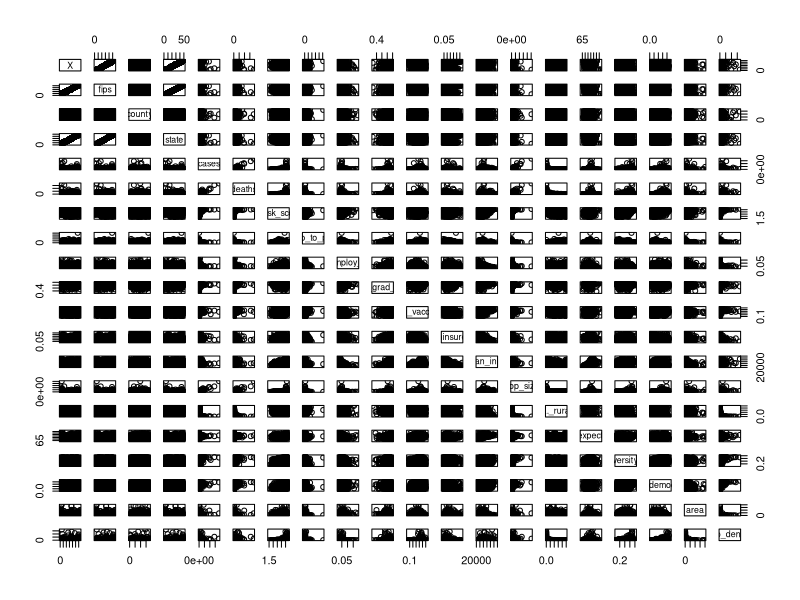

Reproduce this figure in R. (Note: this script raises an error after producing the figure.)
## ---- chunk 1
knitr::opts_chunk$set(echo = TRUE)
## ---- chunk 2
data = read.csv('covid-project-raw-data/full_data_no_na.csv')
summary(data)
head(data)
plot(data)
## ---- chunk 3
sapply(data, class)
## ---- chunk 4
basic_model = lm(cases ~ mask_score + mask_score + ratio_pop_to_physician + unemploy_rate + HS_grad_rate + flu_vacc_. + uninsured + median_income + pop_size + X._rural + life_expectancy + sim_diversity_index, data = data)
summary(basic_model)
library(MASS)
boxcox(basic_model)
plot(basic_model)
hist(data$cases, breaks = 200)
hist(log(data$cases), breaks = 200)
## ---- chunk 5
log_model = lm(log(cases) ~ mask_score + mask_score + ratio_pop_to_physician + unemploy_rate + HS_grad_rate + flu_vacc_. + uninsured + median_income + pop_size + X._rural + life_expectancy + sim_diversity_index, data = data)
summary(log_model)
plot(log_model)
## ---- chunk 6
colnames(data)
for (i in colnames(data)){
  print(i)
  print(summary(eval(call('$', data, i))))
}

## ---- chunk 7
data["203",]
data["2616",]
data["608",]

## ---- chunk 8
data_norm = data
data_norm$cases_norm = data_norm$cases/data_norm$pop_size
norm_model = lm(cases_norm ~ mask_score + mask_score + ratio_pop_to_physician + unemploy_rate + HS_grad_rate + flu_vacc_. + uninsured + median_income +  X._rural + life_expectancy + sim_diversity_index, data = data_norm)



summary(norm_model)
library(MASS)
boxcox(basic_model)
plot(basic_model)
hist(data$cases, breaks = 200)
hist(log(data$cases), breaks = 200)

## ---- chunk 9
log_model = lm(log(cases) ~ mask_score + mask_score + ratio_pop_to_physician + unemploy_rate + HS_grad_rate + flu_vacc_. + uninsured + median_income + pop_size + X._rural + life_expectancy + sim_diversity_index, data = data)
summary(log_model)
plot(log_model)
